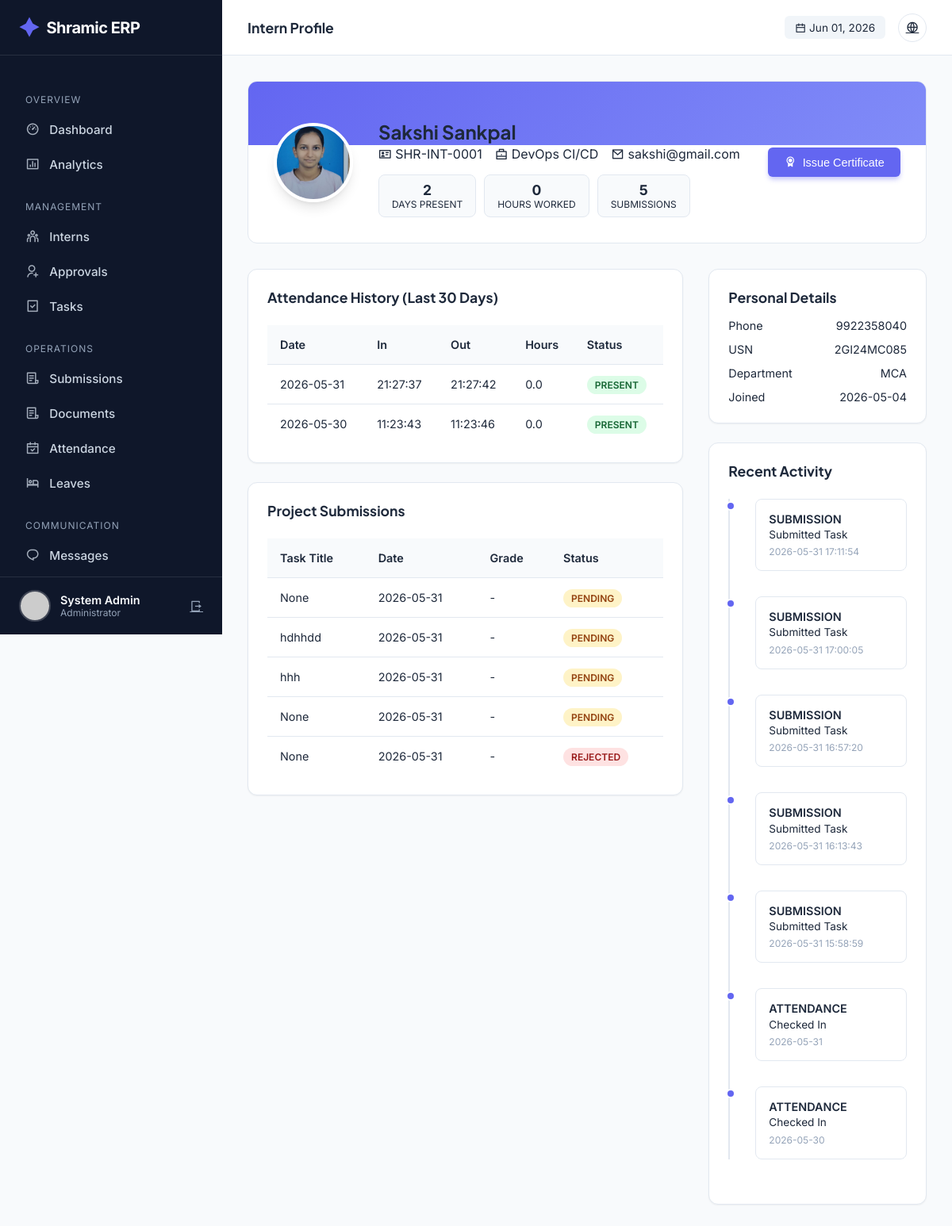
The app's page /admin/intern/2 (signed in) with its own data.
### tables this page shows
CREATE TABLE users (
            id INTEGER PRIMARY KEY AUTOINCREMENT,
            intern_id TEXT UNIQUE,
            usn TEXT UNIQUE NOT NULL,
            full_name TEXT NOT NULL,
            phone TEXT NOT NULL,
            email TEXT UNIQUE NOT NULL,
            password_hash TEXT NOT NULL,
            role TEXT NOT NULL,
            photo_url TEXT,
            status TEXT DEFAULT 'PENDING',
            is_admin BOOLEAN DEFAULT 0,
            department TEXT,
            join_date DATE,
            emergency_contact TEXT,
            address TEXT,
            last_login TIMESTAMP,
            login_count INTEGER DEFAULT 0,
            created_at TIMESTAMP DEFAULT CURRENT_TIMESTAMP,
            updated_at TIMESTAMP DEFAULT CURRENT_TIMESTAMP
        );

CREATE TABLE attendance (
            id INTEGER PRIMARY KEY AUTOINCREMENT,
            user_id INTEGER,
            date DATE NOT NULL,
            check_in_time TIMESTAMP,
            check_out_time TIMESTAMP,
            work_hours REAL,
            location TEXT,
            ip_address TEXT,
            notes TEXT,
            status TEXT DEFAULT 'PRESENT',
            FOREIGN KEY (user_id) REFERENCES users(id),
            UNIQUE(user_id, date)
        );

CREATE TABLE submissions (
            id INTEGER PRIMARY KEY AUTOINCREMENT,
            user_id INTEGER,
            task_id INTEGER,
            content TEXT,
            file_url TEXT,
            file_type TEXT,
            file_size INTEGER,
            status TEXT DEFAULT 'PENDING',
            version INTEGER DEFAULT 1,
            submitted_at TIMESTAMP DEFAULT CURRENT_TIMESTAMP,
            reviewed_at TIMESTAMP,
            reviewed_by INTEGER,
            feedback TEXT,
            grade TEXT,
            FOREIGN KEY (user_id) REFERENCES users(id),
            FOREIGN KEY (task_id) REFERENCES tasks(id),
            FOREIGN KEY (reviewed_by) REFERENCES users(id)
        );

CREATE TABLE tasks (
            id INTEGER PRIMARY KEY AUTOINCREMENT,
            title TEXT NOT NULL,
            description TEXT,
            file_url TEXT,
            assigned_to TEXT,
            assigned_by INTEGER,
            deadline DATE,
            priority TEXT DEFAULT 'MEDIUM',
            status TEXT DEFAULT 'ACTIVE',
            category TEXT,
            estimated_hours REAL,
            completion_percentage INTEGER DEFAULT 0,
            created_at TIMESTAMP DEFAULT CURRENT_TIMESTAMP,
            updated_at TIMESTAMP DEFAULT CURRENT_TIMESTAMP,
            FOREIGN KEY (assigned_by) REFERENCES users(id)
        );

### app.py (the view)
@app.route('/admin/intern/<int:intern_id>')
@login_required
@admin_required
def admin_intern_detail(intern_id):
    conn = get_db_connection()
    cur = conn.cursor()
    cur.execute("SELECT * FROM users WHERE id = ?", (intern_id,))
    intern = cur.fetchone()
    if not intern:
        flash('Intern not found.', 'error')
        conn.close()
        return redirect(url_for('admin_dashboard'))
    cur.execute("""
        SELECT * FROM attendance
        WHERE user_id = ?
        ORDER BY date DESC
        LIMIT 30
    """, (intern_id,))
    attendance_records = cur.fetchall()
    cur.execute("""
        SELECT
            COUNT(*) as total_days,
            SUM(work_hours) as total_hours,
            AVG(work_hours) as avg_hours
        FROM attendance
        WHERE user_id = ? AND check_in_time IS NOT NULL
    """, (intern_id,))
    attendance_stats = cur.fetchone()
    cur.execute("""
        SELECT s.*, t.title as task_title, t.priority
        FROM submissions s
        LEFT JOIN tasks t ON s.task_id = t.id
        WHERE s.user_id = ?
        ORDER BY s.submitted_at DESC
    """, (intern_id,))
    submissions = cur.fetchall()
    cur.execute("""
        SELECT 'ATTENDANCE' as type, date as timestamp, 'Checked In' as details
        FROM attendance WHERE user_id = ?
        UNION ALL
        SELECT 'SUBMISSION' as type, submitted_at as timestamp, 'Submitted Task' as details
        FROM submissions WHERE user_id = ?
        ORDER BY timestamp DESC LIMIT 10
    """, (intern_id, intern_id))
    timeline = cur.fetchall()
    conn.close()
    return render_template('admin/intern_detail.html',
        intern=intern,
        attendance_records=attendance_records,
        stats=attendance_stats,
        submissions=submissions,
        timeline=timeline
    )

### templates/admin/intern_detail.html (shortened to what this page needs)
{% extends "admin/base.html" %} {% block page_title %}Intern Profile{% endblock
%} {% block content %}
<div class="profile-header">
  <div class="profile-bg"></div>
  <img
    src="{{ url_for('static', filename='uploads/profiles/' + intern.photo_url) if intern.photo_url else 'https://ui-avatars.com/api/?name=' + intern.full_name }}"
    class="profile-img"
    alt="Profile"
  />
  <div class="profile-info" style="flex: 1">
    <h2 style="margin-bottom: 0.2rem">{{ intern.full_name }}</h2>
    <div
      style="
        color: var(--text-secondary);
        margin-bottom: 1rem;
        display: flex;
        gap: 1rem;
        align-items: center;
      "
    >
      <span><i class="ri-id-card-line"></i> {{ intern.intern_id }}</span>
      <span><i class="ri-briefcase-line"></i> {{ intern.role }}</span>
      <span><i class="ri-mail-line"></i> {{ intern.email }}</span>
    </div>
    <div style="display: flex; gap: 10px; flex-wrap: wrap">
      <div class="stat-pill">
        <strong>{{ stats.total_days or 0 }}</strong>
        <span>Days Present</span>
      </div>
      <div class="stat-pill">
        <strong
          >{{ stats.total_hours|round(1) if stats.total_hours else 0 }}</strong
        >
        <span>Hours Worked</span>
      </div>
      <div class="stat-pill">
        <strong>{{ submissions|length }}</strong>
        <span>Submissions</span>
      </div>
    </div>
  </div>
  <div
    style="
      position: relative;
      z-index: 1;
      display: flex;
      flex-direction: column;
      gap: 10px;
    "
  >
    <form
      action="{{ url_for('generate_certificate', user_id=intern.id) }}"
      method="POST"
    >
      <button class="btn btn-primary" style="width: 100%">
        <i class="ri-award-fill"></i> Issue Certificate
      </button>
    </form>
  </div>
</div>
<div class="detail-grid">
  <div style="display: flex; flex-direction: column; gap: 1.5rem">
    <div class="card">
      <h3 style="font-size: 1.1rem; margin-bottom: 1.5rem">
        Attendance History (Last 30 Days)
      </h3>
      <div class="table-container">
        <table>
          <thead>
            <tr>
              <th>Date</th>
              <th>In</th>
              <th>Out</th>
              <th>Hours</th>
              <th>Status</th>
            </tr>
          </thead>
          <tbody>
            {% for record in attendance_records %}
            <tr>
              <td>{{ record.date }}</td>
              <td>
                {{ record.check_in_time.split(' ')[1] if record.check_in_time
                else '-' }}
              </td>
              <td>
                {{ record.check_out_time.split(' ')[1] if record.check_out_time
                else '-' }}
              </td>
              <td>{{ record.work_hours }}</td>
              <td><span class="badge badge-success">Present</span></td>
            </tr>
            {% endfor %}
          </tbody>
        </table>
      </div>
    </div>
    <div class="card">
      <h3 style="font-size: 1.1rem; margin-bottom: 1.5rem">
        Project Submissions
      </h3>
      <div class="table-container">
        <table>
          <thead>
            <tr>
              <th>Task Title</th>
              <th>Date</th>
              <th>Grade</th>
              <th>Status</th>
            </tr>
          </thead>
          <tbody>
            {% for sub in submissions %}
            <tr>
              <td>{{ sub.task_title }}</td>
              <td>{{ sub.submitted_at.split(' ')[0] }}</td>
              <td>
                {% if sub.grade %}
                <span style="font-weight: 700; color: var(--primary)"
                  >{{ sub.grade }}</span
                >
                {% else %}-{% endif %}
              </td>
              <td>
                {% if sub.status == 'APPROVED' %}
                <span class="badge badge-success">Approved</span>
                {% elif sub.status == 'REJECTED' %}
                <span class="badge badge-danger">Rejected</span>
                {% else %}
                <span class="badge badge-warning">Pending</span>
                {% endif %}
              </td>
            </tr>
            {% endfor %}
          </tbody>
        </table>
      </div>
    </div>
  </div>
  <div style="display: flex; flex-direction: column; gap: 1.5rem">
    <div class="card">
      <h3 style="font-size: 1.1rem; margin-bottom: 1rem">Personal Details</h3>
      <div
        style="
          display: flex;
          flex-direction: column;
          gap: 0.8rem;
          font-size: 0.9rem;
        "
      >
        <div style="display: flex; justify-content: space-between">
          <span style="color: var(--text-secondary)">Phone</span>
          <span>{{ intern.phone }}</span>
        </div>
        <div style="display: flex; justify-content: space-between">
          <span style="color: var(--text-secondary)">USN</span>
          <span>{{ intern.usn }}</span>
        </div>
        <div style="display: flex; justify-content: space-between">
          <span style="color: var(--text-secondary)">Department</span>
          <span>{{ 'MCA' if intern.department == 'Other' else intern.department }}</span>
        </div>
        <div style="display: flex; justify-content: space-between">
          <span style="color: var(--text-secondary)">Joined</span>
          <span>{{ intern.join_date }}</span>
        </div>
      </div>
    </div>
    <div class="card">
      <h3 style="font-size: 1.1rem; margin-bottom: 1.5rem">Recent Activity</h3>
      <div class="timeline">
        {% for log in timeline %}
        <div class="timeline-item">
          <div class="timeline-dot"></div>
          <div class="timeline-content">
            <div style="font-weight: 600; margin-bottom: 0.2rem">
              {{ log.type }}
            </div>
            <div style="font-size: 0.85rem; color: var(--text-secondary)">
              {{ log.details }}
            </div>
            <div
              style="
                font-size: 0.75rem;
                color: var(--text-light);
                margin-top: 0.4rem;
              "
            >
              {{ log.timestamp }}
            </div>
          </div>
        </div>
        {% else %}
        <p style="color: var(--text-light)">No recent logs.</p>
        {% endfor %}
      </div>
    </div>
  </div>
</div>
{% endblock %}

### templates/admin/base.html (shortened to what this page needs)
<!doctype html>
<html lang="en">
  <head>
    <link
      href="https://cdn.jsdelivr.net/npm/remixicon@4.1.0/fonts/remixicon.css"
      rel="stylesheet"
    />
  </head>
  <body>
    <aside class="sidebar" id="sidebar">
      <a href="/" class="brand">
        <i class="ri-shining-2-fill"></i> Shramic ERP
      </a>
      <ul class="nav-menu">
        <li class="nav-label">Overview</li>
        <li>
          <a
            href="{{ url_for('admin_dashboard') }}"
            class="nav-link {% if request.endpoint == 'admin_dashboard' %}active{% endif %}"
            ><i class="ri-dashboard-3-line"></i> Dashboard</a
          >
        </li>
        <li>
          <a
            href="{{ url_for('admin_analytics') }}"
            class="nav-link {% if request.endpoint == 'admin_analytics' %}active{% endif %}"
            ><i class="ri-bar-chart-box-line"></i> Analytics</a
          >
        </li>
        <li class="nav-label">Management</li>
        <li>
          <a
            href="{{ url_for('admin_interns') }}"
            class="nav-link {% if request.endpoint == 'admin_interns' %}active{% endif %}"
            ><i class="ri-team-line"></i> Interns</a
          >
        </li>
        <li>
          <a
            href="{{ url_for('admin_approvals') }}"
            class="nav-link {% if request.endpoint == 'admin_approvals' %}active{% endif %}"
            ><i class="ri-user-add-line"></i> Approvals</a
          >
        </li>
        <li>
          <a
            href="{{ url_for('admin_tasks') }}"
            class="nav-link {% if request.endpoint == 'admin_tasks' %}active{% endif %}"
            ><i class="ri-task-line"></i> Tasks</a
          >
        </li>
        <li class="nav-label">Operations</li>
        <li>
          <a
            href="{{ url_for('admin_submissions') }}"
            class="nav-link {% if request.endpoint == 'admin_submissions' %}active{% endif %}"
            ><i class="ri-file-list-3-line"></i> Submissions</a
          >
        </li>
        <li>
  <a
    href="{{ url_for('admin_documents') }}"
    class="nav-link {% if request.endpoint == 'admin_documents' %}active{% endif %}"
  >
    <i class="ri-file-list-3-line"></i> Documents
  </a>
</li>
        <li>
          <a
            href="{{ url_for('admin_attendance') }}"
            class="nav-link {% if request.endpoint == 'admin_attendance' %}active{% endif %}"
            ><i class="ri-calendar-check-line"></i> Attendance</a
          >
        </li>
        <li>
          <a
            href="{{ url_for('admin_leaves') }}"
            class="nav-link {% if request.endpoint == 'admin_leaves' %}active{% endif %}"
            ><i class="ri-hotel-bed-line"></i> Leaves</a
          >
        </li>
        <li class="nav-label">Communication</li>
        <li>
          <a
            href="{{ url_for('admin_messages') }}"
            class="nav-link {% if request.endpoint == 'admin_messages' %}active{% endif %}"
            ><i class="ri-chat-1-line"></i> Messages</a
          >
        </li>
        <li>
          <a
            href="{{ url_for('admin_announcements') }}"
            class="nav-link {% if request.endpoint == 'admin_announcements' %}active{% endif %}"
            > Announcements</a
          >
        </li>
      </ul>
      <div class="user-profile">
        <img
          src="{{ url_for('static', filename='uploads/profiles/' + current_user.photo_url) if current_user.photo_url else 'https://ui-avatars.com/api/?name=Admin&background=random' }}"
          class="user-avatar"
          alt="Admin"
        />
        <div style="flex: 1; overflow: hidden">
          <div
            style="
              font-weight: 600;
              font-size: 0.9rem;
              white-space: nowrap;
              text-overflow: ellipsis;
            "
          >
            {{ current_user.full_name }}
          </div>
          <div style="font-size: 0.75rem; color: var(--text-light)">
            Administrator
          </div>
        </div>
        <a
          href="{{ url_for('logout') }}"
          title="Logout"
          style="color: var(--text-light)"
          ><i class="ri-logout-box-r-line"></i
        ></a>
      </div>
    </aside>
    <div class="main-wrapper">
      <header class="top-header">
        <div style="display: flex; align-items: center; gap: 1rem">
          <h2 class="page-title">
            {% block page_title %}Dashboard{% endblock %}
          </h2>
        </div>
        <div class="header-actions">
          <div
            style="
              font-size: 0.85rem;
              color: var(--text-secondary);
              background: #f1f5f9;
              padding: 0.4rem 0.8rem;
              border-radius: 6px;
            "
          >
            <i class="ri-calendar-line"></i> {{ now.strftime('%b %d, %Y') }}
          </div>
          <a href="{{ url_for('index') }}" class="btn-icon" title="View Site"
            ><i class="ri-global-line"></i
          ></a>
        </div>
      </header>
      <div class="content">
         {% block content %}{% endblock %}
      </div>
    </div>
  </body>
</html>

### records on screen
users: full_name "System Admin"
users: photo_url (picture), full_name "Sakshi Sankpal", intern_id "SHR-INT-0001", role "DevOps CI/CD", email "sakshi@gmail.com", phone "9922358040", usn "2GI24MC085", department "MCA", join_date "2026-05-04"
attendance: date "2026-05-31", check_in_time "21:27:37", check_out_time "21:27:42", work_hours "0.0", type "ATTENDANCE", details "Checked In", timestamp "2026-05-31"
attendance: date "2026-05-30", check_in_time "11:23:43", check_out_time "11:23:46", work_hours "0.0", type "ATTENDANCE", details "Checked In", timestamp "2026-05-30"
submissions: task_title "None", submitted_at "2026-05-31", status "PENDING"
submissions: task_title "hdhhdd", submitted_at "2026-05-31", status "PENDING"
submissions: task_title "hhh", submitted_at "2026-05-31", status "PENDING"
submissions: task_title "None", submitted_at "2026-05-31", status "PENDING"
submissions: task_title "None", submitted_at "2026-05-31", status "REJECTED"

### other values on screen
{{ now.strftime('%b %d, %Y') }} "Jun 01, 2026"
{{ stats.total_days or 0 }} "2"
{{ stats.total_hours|round(1) if stats.total_hours else 0 }} "0"
{{ submissions|length }} "5"
{{ log.type }} "SUBMISSION" "SUBMISSION" "SUBMISSION" "SUBMISSION" "SUBMISSION"
{{ log.details }} "Submitted Task" "Submitted Task" "Submitted Task" "Submitted Task" "Submitted Task"
{{ log.timestamp }} "2026-05-31 17:11:54" "2026-05-31 17:00:05" "2026-05-31 16:57:20" "2026-05-31 16:13:43" "2026-05-31 15:58:59"
